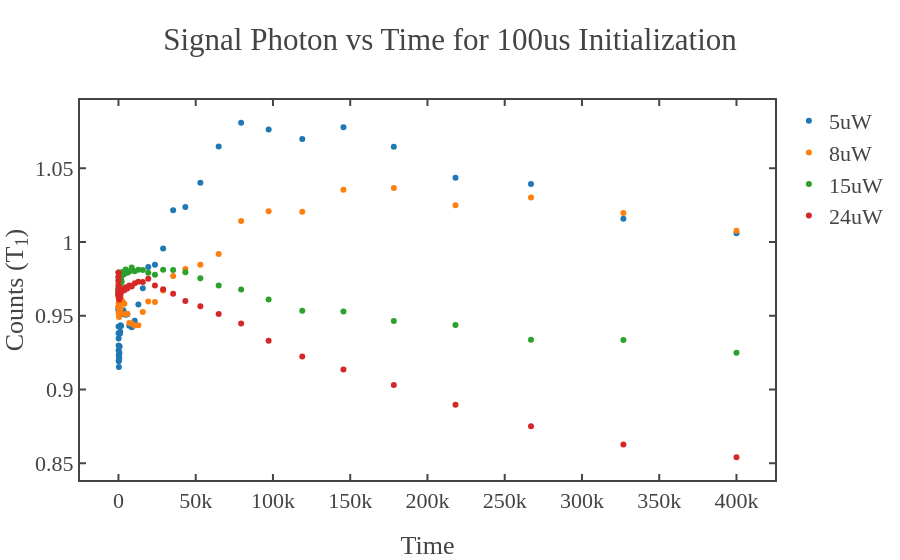

Here is the notebook cell this chart was saved with:
### Code cell
import os
import numpy as np
import plotly.graph_objects as go

# --- Updated signal function ---
def signal(data, samples, first='reference'):
    data_shape = data.shape[0]
    steps = int(data_shape / (2 * samples))

    if first.lower() == 'reference':
        reference_samples = np.mean(np.reshape(data[::2], (steps, samples)), axis=1)
        signal_samples = np.mean(np.reshape(data[1::2], (steps, samples)), axis=1)
    elif first.lower() == 'signal':
        signal_samples = np.mean(np.reshape(data[::2], (steps, samples)), axis=1)
        reference_samples = np.mean(np.reshape(data[1::2], (steps, samples)), axis=1)
    else:
        raise ValueError("`first` must be either 'reference' or 'signal'")

    signal_photon = signal_samples / reference_samples
    return signal_photon, reference_samples, signal_samples

# --- Wrapper function ---
def data_to_time_signal(data, samples, first='reference'):
    time = data['time_axis']
    signal_photon, reference_samples, signal_samples = signal(data['avg_data'], samples, first=first)
    return time, signal_photon, reference_samples, signal_samples

# --- Custom Plotly Template ---
fig_template = go.layout.Template()
fig_template.layout = {
    'template': 'simple_white+presentation',
    'autosize': False,
    'width': 800,
    'height': 600,
    'xaxis': {
        'ticks': 'inside',
        'mirror': 'ticks',
        'linewidth': 2.0,
        'tickwidth': 2.0,
        'ticklen': 6,
        'showline': True,
        'showgrid': False,
        'zerolinecolor': 'white',
    },
    'yaxis': {
        'ticks': 'inside',
        'mirror': 'ticks',
        'linewidth': 2.0,
        'tickwidth': 2.0,
        'ticklen': 6,
        'showline': True,
        'showgrid': False,
        'zerolinecolor': 'white'
    },
    'font': {
        'family': 'mathjax',
        'size': 22,
    }
}

# --- Base path ---
base_path = r"C:\Users\Dell\Desktop\Atanu_github\T1_measurements\codes\data\2025\May_12\arranging_datas_with_init_time\100us"

# --- Power folders ---
power_folders = ['5uW', '8uW', '15uW', '24uW']

# --- Initialize figure ---
fig = go.Figure()

# --- Process each power folder ---
for folder in power_folders:
    folder_path = os.path.join(base_path, folder)
    npz_files = sorted([f for f in os.listdir(folder_path) if f.endswith('.npz')])
    
    if len(npz_files) < 3:
        print(f"Less than 3 datasets found in {folder_path}. Skipping.")
        continue

    signal_photon_list = []
    time_axis = None

    for npz_file in npz_files[:3]:  # Limit to 3 datasets
        npz_path = os.path.join(folder_path, npz_file)
        data = dict(np.load(npz_path))
        time_axis, signal_photon, _, _ = data_to_time_signal(data, 2000, first='signal')
        signal_photon_list.append(signal_photon[1:])  # skip the first element

    # Convert list to 2D array (shape: 3 x N)
    signal_array = np.vstack(signal_photon_list)

    # Calculate mean and std deviation
    mean_signal = np.mean(signal_array, axis=0)
    std_signal = np.std(signal_array, axis=0)

    fig.add_trace(go.Scatter(
        x=time_axis[1:],  # skip the first point
        y=mean_signal,
        mode='markers',
        name=f'{folder}',
        error_y=dict(
            type='data',
            array=std_signal,
            visible=True
        )
    ))

# --- Final layout ---
fig.update_layout(
    template=fig_template,
    title='Signal Photon vs Time for 100us Initialization',
    xaxis_title='Time',
    yaxis_title='Counts (T<sub>1</sub>)'
)

# --- Show and Save ---
fig.show()

html_output_path = os.path.join(base_path, "signal_vs_time_plot_with_errorbars.html")
fig.write_html(html_output_path)
print(f"Plot successfully saved to: {html_output_path}")

### Figure 1 — Plotly figure (JSON) as saved in the notebook; plotly's stock layout.template omitted (floating-point values rounded to 4 significant figures)
{"data": [{"mode": "markers", "name": "5uW", "type": "scatter", "x": [24, 29, 36, 44, 54, 67, 82, 100, 123, 150, 184, 226, 276, 338, 414, 507, 621, 760, 930, 1139, 1394, 1706, 2088, 2556, 3129, 3830, 4688, 5738, 7023, 8596, 10522, 12878, 15763, 19294, 23616, 28905, 35380, 43305, 53004, 64877, 79408, 97195, 118965, 145612, 178227, 218148, 267010, 326817, 400020], "y": [0.9675, 0.9559, 0.9537, 0.9543, 0.9426, 0.9382, 0.9345, 0.9266, 0.9297, 0.9196, 0.9234, 0.9192, 0.9152, 0.9229, 0.922, 0.9212, 0.9247, 0.9291, 0.9378, 0.9391, 0.9436, 0.9431, 0.9511, 0.953, 0.9538, 0.9516, 0.9507, 0.951, 0.9432, 0.9422, 0.9466, 0.9576, 0.9687, 0.983, 0.9846, 0.9956, 1.022, 1.024, 1.04, 1.065, 1.081, 1.076, 1.07, 1.078, 1.065, 1.044, 1.039, 1.016, 1.006]}, {"mode": "markers", "name": "8uW", "type": "scatter", "x": [24, 29, 36, 44, 54, 67, 82, 100, 123, 150, 184, 226, 276, 338, 414, 507, 621, 760, 930, 1139, 1394, 1706, 2088, 2556, 3129, 3830, 4688, 5738, 7023, 8596, 10522, 12878, 15763, 19294, 23616, 28905, 35380, 43305, 53004, 64877, 79408, 97195, 118965, 145612, 178227, 218148, 267010, 326817, 400020], "y": [0.9732, 0.9715, 0.9691, 0.9674, 0.9643, 0.9644, 0.9623, 0.9588, 0.9558, 0.9566, 0.9517, 0.9565, 0.9527, 0.951, 0.9491, 0.9522, 0.9531, 0.9523, 0.9519, 0.951, 0.9546, 0.959, 0.9607, 0.9594, 0.9586, 0.9581, 0.9512, 0.9513, 0.9451, 0.9446, 0.9433, 0.9436, 0.9525, 0.9597, 0.9593, 0.9671, 0.9769, 0.9817, 0.9846, 0.9919, 1.014, 1.021, 1.021, 1.036, 1.037, 1.025, 1.03, 1.02, 1.008]}, {"mode": "markers", "name": "15uW", "type": "scatter", "x": [24, 29, 36, 44, 54, 67, 82, 100, 123, 150, 184, 226, 276, 338, 414, 507, 621, 760, 930, 1139, 1394, 1706, 2088, 2556, 3129, 3830, 4688, 5738, 7023, 8596, 10522, 12878, 15763, 19294, 23616, 28905, 35380, 43305, 53004, 64877, 79408, 97195, 118965, 145612, 178227, 218148, 267010, 326817, 400020], "y": [0.9793, 0.9763, 0.9742, 0.9669, 0.9684, 0.9656, 0.9666, 0.9648, 0.9637, 0.964, 0.9666, 0.9653, 0.9675, 0.9629, 0.9643, 0.967, 0.9697, 0.9679, 0.9716, 0.9729, 0.9717, 0.9746, 0.9732, 0.9797, 0.9777, 0.9785, 0.9814, 0.9792, 0.98, 0.9827, 0.9802, 0.9811, 0.9811, 0.9791, 0.9778, 0.9811, 0.981, 0.9795, 0.9755, 0.9704, 0.9679, 0.961, 0.9534, 0.9528, 0.9464, 0.9437, 0.9337, 0.9335, 0.9249]}, {"mode": "markers", "name": "24uW", "type": "scatter", "x": [24, 29, 36, 44, 54, 67, 82, 100, 123, 150, 184, 226, 276, 338, 414, 507, 621, 760, 930, 1139, 1394, 1706, 2088, 2556, 3129, 3830, 4688, 5738, 7023, 8596, 10522, 12878, 15763, 19294, 23616, 28905, 35380, 43305, 53004, 64877, 79408, 97195, 118965, 145612, 178227, 218148, 267010, 326817, 400020], "y": [0.9794, 0.9765, 0.9739, 0.9705, 0.9682, 0.9663, 0.9647, 0.9641, 0.964, 0.9646, 0.9652, 0.9629, 0.9622, 0.9651, 0.962, 0.9609, 0.9632, 0.9622, 0.9651, 0.9634, 0.9647, 0.9664, 0.9669, 0.9678, 0.9679, 0.9673, 0.9692, 0.9686, 0.9705, 0.9699, 0.9721, 0.9731, 0.9729, 0.9751, 0.9705, 0.9679, 0.9649, 0.96, 0.9564, 0.9512, 0.9448, 0.9329, 0.9223, 0.9135, 0.9029, 0.8896, 0.875, 0.8626, 0.854]}], "layout": {"title": {"text": "Signal Photon vs Time for 100us Initialization"}, "xaxis": {"title": {"text": "Time"}}, "yaxis": {"title": {"text": "Counts (T<sub>1</sub>)"}}}}
